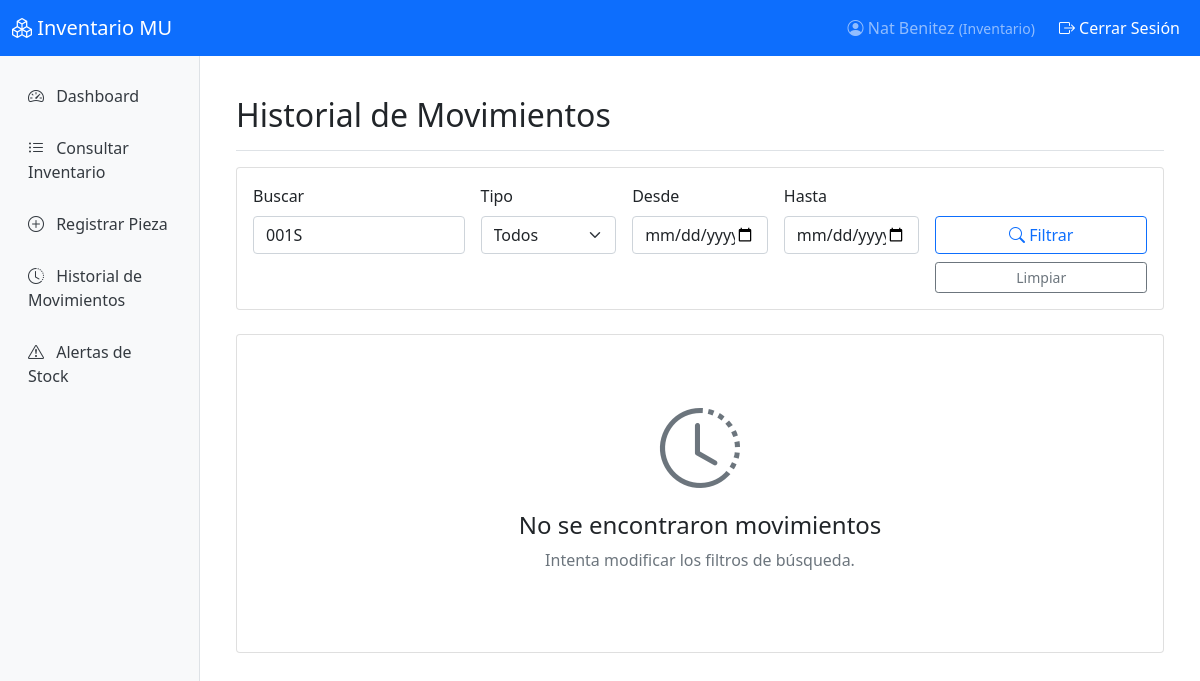
The app's page /movimientos/historial/?busqueda=001S (signed in), older data.
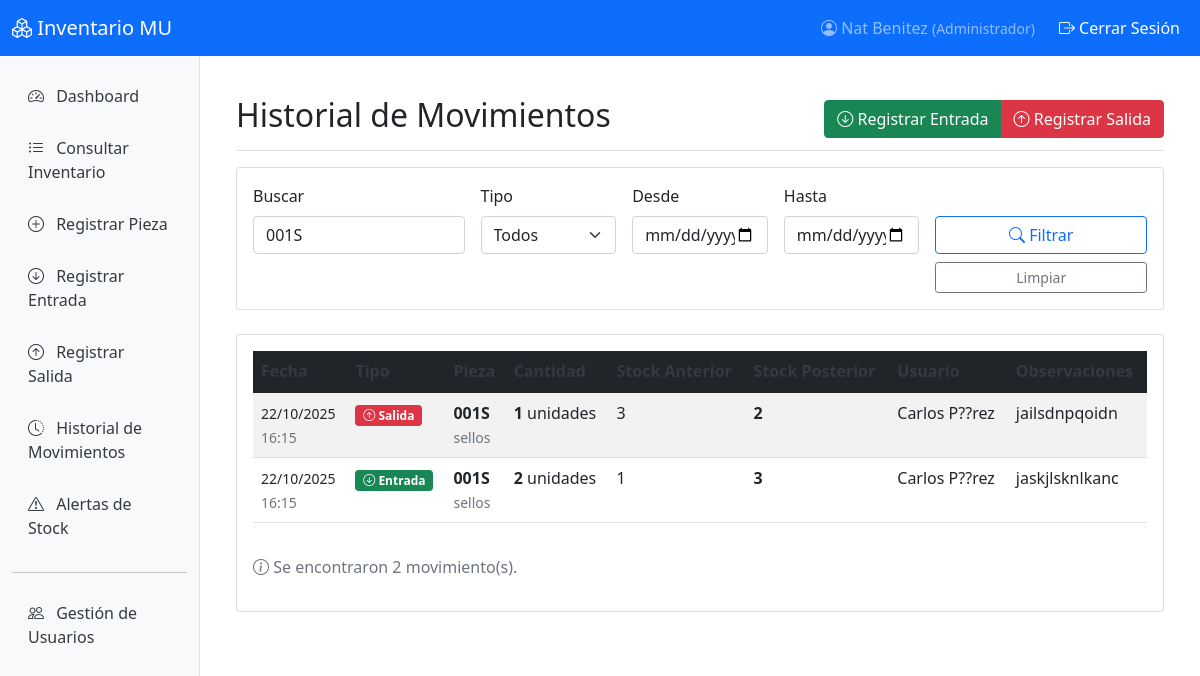
The same page, newer data.
### usuarios/models.py (models this page shows, shortened)
class Usuario(AbstractUser):
    PERFILES_CHOICES = [
        ('administrador', 'Administrador'),
        ('logistica', 'Logística'),
        ('inventario', 'Inventario'),
        ('auditor', 'Auditor'),
        ('comprador', 'Comprador'),
        ('produccion', 'Jefe de Producción'),
    ]
    perfil = models.CharField(
        max_length=20,
        choices=PERFILES_CHOICES,
        default='inventario',
        verbose_name='Perfil de acceso'
    )
    class Meta:
        verbose_name = 'Usuario'
        verbose_name_plural = 'Usuarios'

### movimientos/models.py (models this page shows, shortened)
class MovimientoStock(models.Model):
    TIPO_MOVIMIENTO_CHOICES = [
        ('entrada', 'Entrada'),
        ('salida', 'Salida'),
    ]
    pieza = models.ForeignKey(
        Pieza,
        on_delete=models.CASCADE,
        verbose_name='Pieza'
    )
    tipo_movimiento = models.CharField(
        max_length=10,
        choices=TIPO_MOVIMIENTO_CHOICES,
        verbose_name='Tipo de movimiento'
    )
    cantidad = models.PositiveIntegerField(verbose_name='Cantidad')
    fecha_movimiento = models.DateTimeField(
        auto_now_add=True,
        verbose_name='Fecha del movimiento'
    )
    usuario = models.ForeignKey(
        User,
        on_delete=models.CASCADE,
        verbose_name='Usuario que registró'
    )
    observaciones = models.TextField(
        blank=True,
        verbose_name='Observaciones'
    )
    stock_anterior = models.PositiveIntegerField(
        verbose_name='Stock anterior'
    )
    stock_posterior = models.PositiveIntegerField(
        verbose_name='Stock posterior'
    )
    class Meta:
        verbose_name = 'Movimiento de Stock'
        verbose_name_plural = 'Movimientos de Stock'
        ordering = ['-fecha_movimiento']

### inventario/models.py (models this page shows, shortened)
class Pieza(models.Model):
    codigo = models.CharField(
        max_length=50,
        unique=True,
        verbose_name='Código de pieza'
    )
    descripcion = models.TextField(verbose_name='Descripción')
    stock_actual = models.PositiveIntegerField(
        default=0,
        verbose_name='Stock actual'
    )
    stock_minimo = models.PositiveIntegerField(
        default=10,
        verbose_name='Stock mínimo'
    )
    ubicacion = models.CharField(
        max_length=100,
        verbose_name='Ubicación en bodega'
    )
    categoria = models.CharField(
        max_length=50,
        blank=True,
        verbose_name='Categoría'
    )
    fecha_creacion = models.DateTimeField(
        auto_now_add=True,
        verbose_name='Fecha de creación'
    )
    fecha_actualizacion = models.DateTimeField(
        auto_now=True,
        verbose_name='Última actualización'
    )
    ultima_modificacion_por = models.ForeignKey(
        User,
        null=True,
        blank=True,
        on_delete=models.SET_NULL,
        verbose_name='Última modificación por'
    )
    fecha_ultima_modificacion = models.DateTimeField(
        null=True,
        blank=True,
        verbose_name='Fecha de última modificación'
    )
    class Meta:
        verbose_name = 'Pieza'
        verbose_name_plural = 'Piezas'
        ordering = ['codigo']

### movimientos/views.py (the view)
# urls.py: path('historial/', views.historial_movimientos, name='historial_movimientos'),
@login_required
def historial_movimientos(request):
    movimientos = MovimientoStock.objects.select_related('pieza', 'usuario').all()
    busqueda = request.GET.get('busqueda', '')
    tipo_movimiento = request.GET.get('tipo_movimiento', '')
    fecha_desde = request.GET.get('fecha_desde', '')
    fecha_hasta = request.GET.get('fecha_hasta', '')
    if busqueda:
        movimientos = movimientos.filter(
            Q(pieza__codigo__icontains=busqueda) |
            Q(pieza__descripcion__icontains=busqueda) |
            Q(observaciones__icontains=busqueda)
        )
    if tipo_movimiento:
        movimientos = movimientos.filter(tipo_movimiento=tipo_movimiento)
    if fecha_desde:
        movimientos = movimientos.filter(fecha_movimiento__date__gte=fecha_desde)
    if fecha_hasta:
        movimientos = movimientos.filter(fecha_movimiento__date__lte=fecha_hasta)
    movimientos = movimientos.order_by('-fecha_movimiento')
    context = {
        'movimientos': movimientos,
        'busqueda': busqueda,
        'tipo_movimiento_filtro': tipo_movimiento,
        'fecha_desde': fecha_desde,
        'fecha_hasta': fecha_hasta,
    }
    return render(request, 'movimientos/historial.html', context)

### templates/movimientos/historial.html (shortened to what the changed rows need)
{% extends 'base.html' %}
{% block content %}
<div class="d-flex justify-content-between flex-wrap flex-md-nowrap align-items-center pt-3 pb-2 mb-3 border-bottom">
    <h1 class="h2">Historial de Movimientos</h1>
    {% if user.perfil in 'administrador,logistica' %}
        <div class="btn-group">
            <a href="{% url 'registrar_entrada' %}" class="btn btn-success">
                <i class="bi bi-arrow-down-circle"></i> Registrar Entrada
            </a>
            <a href="{% url 'registrar_salida' %}" class="btn btn-danger">
                <i class="bi bi-arrow-up-circle"></i> Registrar Salida
            </a>
        </div>
    {% endif %}
</div>
<div class="card">
    <div class="card-body">
        {% if movimientos %}
            <div class="table-responsive">
                <table class="table table-striped table-hover">
                    <thead class="table-dark">
                        <tr>
                            <th>Fecha</th>
                            <th>Tipo</th>
                            <th>Pieza</th>
                            <th>Cantidad</th>
                            <th>Stock Anterior</th>
                            <th>Stock Posterior</th>
                            <th>Usuario</th>
                            <th>Observaciones</th>
                        </tr>
                    </thead>
                    <tbody>
                        {% for movimiento in movimientos %}
                            <tr>
                                <td>
                                    <small>{{ movimiento.fecha_movimiento|date:"d/m/Y" }}</small><br>
                                    <small class="text-muted">{{ movimiento.fecha_movimiento|time:"H:i" }}</small>
                                </td>
                                <td>
                                    {% if movimiento.tipo_movimiento == 'entrada' %}
                                        <span class="badge bg-success">
                                            <i class="bi bi-arrow-down-circle"></i> Entrada
                                        </span>
                                    {% else %}
                                        <span class="badge bg-danger">
                                            <i class="bi bi-arrow-up-circle"></i> Salida
                                        </span>
                                    {% endif %}
                                </td>
                                <td>
                                    <strong>{{ movimiento.pieza.codigo }}</strong><br>
                                    <small class="text-muted">{{ movimiento.pieza.descripcion|truncatechars:30 }}</small>
                                </td>
                                <td>
                                    <span class="fw-bold">{{ movimiento.cantidad }}</span> unidades
                                </td>
                                <td>{{ movimiento.stock_anterior }}</td>
                                <td>
                                    <span class="fw-bold">{{ movimiento.stock_posterior }}</span>
                                </td>
                                <td>
                                    {{ movimiento.usuario.get_full_name|default:movimiento.usuario.username }}
                                </td>
                                <td>
                                    {% if movimiento.observaciones %}
                                        {{ movimiento.observaciones|truncatechars:40 }}
                                    {% else %}
                                        <span class="text-muted">-</span>
                                    {% endif %}
                                </td>
                            </tr>
                        {% endfor %}
                    </tbody>
                </table>
            </div>
            <div class="mt-3">
                <p class="text-muted">
                    <i class="bi bi-info-circle"></i>
                    Se encontraron {{ movimientos|length }} movimiento(s).
                </p>
            </div>
        {% else %}
            <div class="text-center py-5">
                <i class="bi bi-clock-history display-1 text-muted"></i>
                <h4 class="mt-3">No se encontraron movimientos</h4>
                <p class="text-muted">
                    {% if busqueda or tipo_movimiento_filtro or fecha_desde or fecha_hasta %}
                        Intenta modificar los filtros de búsqueda.
                    {% else %}
                        No hay movimientos registrados en el sistema.
                    {% endif %}
                </p>
            </div>
        {% endif %}
    </div>
</div>
{% endblock %}

### templates/base.html (shortened to what the changed rows need)
{% load static %}
<!DOCTYPE html>
<html lang="es">
<head>
    <link href="https://cdn.jsdelivr.net/npm/bootstrap@5.1.3/dist/css/bootstrap.min.css" rel="stylesheet">
    <link href="https://cdn.jsdelivr.net/npm/bootstrap-icons@1.7.2/font/bootstrap-icons.css" rel="stylesheet">
    <link href="{% static 'css/inventario.css' %}" rel="stylesheet">
</head>
<body>
    <nav class="navbar navbar-expand-lg navbar-dark bg-primary">
        <div class="container-fluid">
            <div class="navbar-nav ms-auto">
                {% if user.is_authenticated %}
                    <span class="navbar-text me-3">
                        <i class="bi bi-person-circle"></i>
                        {{ user.get_full_name|default:user.username }}
                        <small>({{ user.get_perfil_display }})</small>
                    </span>
                    <form method="post" action="{% url 'logout' %}" class="d-inline">
                        <button type="submit" class="nav-link btn btn-link text-white border-0">
                            <i class="bi bi-box-arrow-right"></i> Cerrar Sesión
                        </button>
                    </form>
                {% endif %}
            </div>
        </div>
    </nav>
    <div class="container-fluid">
        <div class="row">
            {% if user.is_authenticated %}
            <div class="col-md-3 col-lg-2 sidebar">
                <ul class="nav flex-column">
                    <li class="nav-item">
                        <a class="nav-link" href="{% url 'dashboard' %}">
                        </a>
                    </li>
                    <li class="nav-item">
                        <a class="nav-link" href="{% url 'lista_piezas' %}">
                        </a>
                    </li>
                    {% if user.perfil in 'administrador,inventario,logistica' %}
                    <li class="nav-item">
                        <a class="nav-link" href="{% url 'crear_pieza' %}">
                        </a>
                    </li>
                    {% endif %}
                    {% if user.perfil in 'administrador,logistica' %}
                    <li class="nav-item">
                        <a class="nav-link" href="{% url 'registrar_entrada' %}">
                            <i class="bi bi-arrow-down-circle"></i> Registrar Entrada
                        </a>
                    </li>
                    <li class="nav-item">
                        <a class="nav-link" href="{% url 'registrar_salida' %}">
                            <i class="bi bi-arrow-up-circle"></i> Registrar Salida
                        </a>
                    </li>
                    {% endif %}
                    <li class="nav-item">
                        <a class="nav-link" href="{% url 'historial_movimientos' %}">
                        </a>
                    </li>
                    <li class="nav-item">
                        <a class="nav-link" href="{% url 'alertas_stock' %}">
                        </a>
                    </li>
                    {% if user.perfil == 'administrador' %}
                    <hr>
                    <li class="nav-item">
                        <a class="nav-link" href="{% url 'lista_usuarios' %}">
                            <i class="bi bi-people"></i> Gestión de Usuarios
                        </a>
                    </li>
                    {% endif %}
                </ul>
            </div>
            <div class="col-md-9 col-lg-10 main-content">
                {% endif %}
                <div class="container-fluid py-4">
                    {% block content %}{% endblock %}
                </div>
                {% if user.is_authenticated %}
            </div>
        </div>
    </div>
    {% endif %}
</body>
</html>

Row changes from the older to the newer data that the page shows:
changed Usuario "Nat Benitez": perfil "Inventario" → "Administrador"
added MovimientoStock: fecha_movimiento "22/10/2025", fecha_movimiento "16:15", tipo_movimiento "salida" (drawn), pieza.codigo "001S", pieza.descripcion "sellos", cantidad "1", stock_anterior "3", stock_posterior "2", usuario.get_full_name "Carlos P??rez", observaciones "jailsdnpqoidn"
added MovimientoStock: fecha_movimiento "22/10/2025", fecha_movimiento "16:15", tipo_movimiento "entrada" (drawn), pieza.codigo "001S", pieza.descripcion "sellos", cantidad "2", stock_anterior "1", stock_posterior "3", usuario.get_full_name "Carlos P??rez", observaciones "jaskjlsknlkanc"
Text that changed along with them:
{{ movimientos|length }}: (not shown) → "2"
text no longer shown: "No se encontraron movimientos Intenta modificar los filtros de búsqueda."
text now shown: "Registrar Entrada Registrar Salida Gestión de Usuarios Registrar Entrada Registrar Salida Fecha Tipo Pieza Cantidad Stock Anterior Stock Posterior Usuario Observaciones Se encontraron movimiento(s)."
